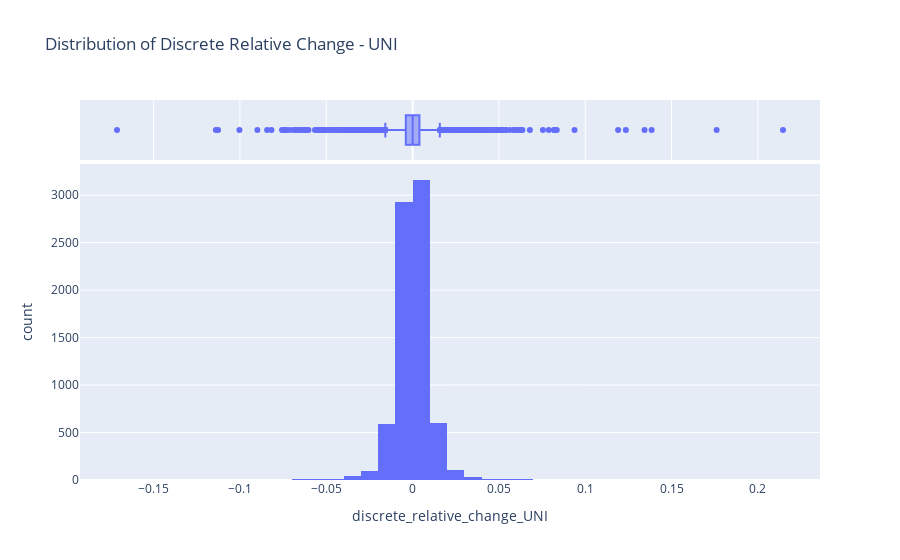
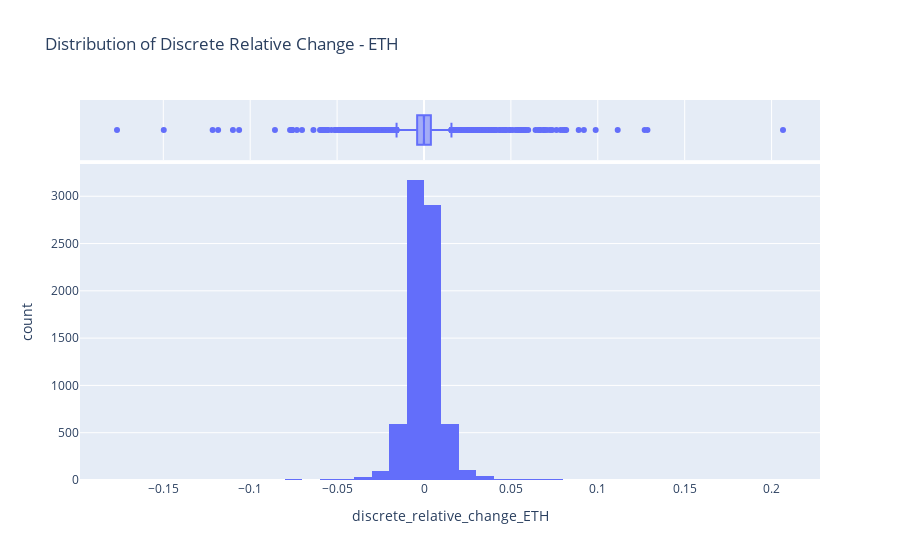

Notebook code cell kept with these figures, in order:
### Code cell
import pandas as pd
import plotly.express as px

# Read the CSV file
df = pd.read_csv('./data/uni_eth_06132024.csv')

# Sort the dataframe by 'block_number'
df.sort_values(by='block_number', inplace=True)

# Naming 
# pair0 = UNI, pair1 = ETH => (UNI,ETH)

# Calculate the discrete relative change for 'pair0_cost'
df['discrete_relative_change_UNI'] = df['pair0_cost'].diff() / df['pair0_cost'].shift(1)

# Calculate the discrete relative change for 'pair1_cost'
df['discrete_relative_change_ETH'] = df['pair1_cost'].diff() / df['pair1_cost'].shift(1)
# Display the dataframe


#df.head()

# Drop NaN values resulting from the diff and shift operations
df.dropna(inplace=True)

# Plot interactive distribution graphs
fig_UNI = px.histogram(df, x='discrete_relative_change_UNI', title='Distribution of Discrete Relative Change - UNI', marginal='box', nbins=50)
fig_ETH = px.histogram(df, x='discrete_relative_change_ETH', title='Distribution of Discrete Relative Change - ETH', marginal='box', nbins=50)

# Display the graphs
fig_UNI.show()
fig_ETH.show()

### Figure 1 — Plotly figure (JSON) as saved in the notebook; plotly's stock layout.template omitted (floating-point values rounded to 4 significant figures; data arrays with more than 128 entries replaced by an {"elided": "..."} marker saying what was removed)
{"data": [{"alignmentgroup": "True", "bingroup": "x", "hovertemplate": "discrete_relative_change_UNI=%{x}<br>count=%{y}<extra></extra>", "legendgroup": "", "marker": {"color": "#636efa", "pattern": {"shape": ""}}, "name": "", "nbinsx": 50, "offsetgroup": "", "orientation": "v", "showlegend": false, "type": "histogram", "x": {"elided": "7630 float values"}, "xaxis": "x", "yaxis": "y"}, {"alignmentgroup": "True", "hovertemplate": "discrete_relative_change_UNI=%{x}<extra></extra>", "legendgroup": "", "marker": {"color": "#636efa"}, "name": "", "notched": true, "offsetgroup": "", "showlegend": false, "type": "box", "x": {"elided": "7630 float values"}, "xaxis": "x2", "yaxis": "y2"}], "layout": {"barmode": "relative", "legend": {"tracegroupgap": 0}, "title": {"text": "Distribution of Discrete Relative Change - UNI"}, "xaxis": {"anchor": "y", "domain": [0, 1], "title": {"text": "discrete_relative_change_UNI"}}, "xaxis2": {"anchor": "y2", "domain": [0, 1], "matches": "x", "showgrid": true, "showticklabels": false}, "yaxis": {"anchor": "x", "domain": [0, 0.8316], "title": {"text": "count"}}, "yaxis2": {"anchor": "x2", "domain": [0.8416, 1], "matches": "y2", "showgrid": false, "showline": false, "showticklabels": false, "ticks": ""}}}

### Figure 2 — Plotly figure (JSON) as saved in the notebook; plotly's stock layout.template omitted (floating-point values rounded to 4 significant figures; data arrays with more than 128 entries replaced by an {"elided": "..."} marker saying what was removed)
{"data": [{"alignmentgroup": "True", "bingroup": "x", "hovertemplate": "discrete_relative_change_ETH=%{x}<br>count=%{y}<extra></extra>", "legendgroup": "", "marker": {"color": "#636efa", "pattern": {"shape": ""}}, "name": "", "nbinsx": 50, "offsetgroup": "", "orientation": "v", "showlegend": false, "type": "histogram", "x": {"elided": "7630 float values"}, "xaxis": "x", "yaxis": "y"}, {"alignmentgroup": "True", "hovertemplate": "discrete_relative_change_ETH=%{x}<extra></extra>", "legendgroup": "", "marker": {"color": "#636efa"}, "name": "", "notched": true, "offsetgroup": "", "showlegend": false, "type": "box", "x": {"elided": "7630 float values"}, "xaxis": "x2", "yaxis": "y2"}], "layout": {"barmode": "relative", "legend": {"tracegroupgap": 0}, "title": {"text": "Distribution of Discrete Relative Change - ETH"}, "xaxis": {"anchor": "y", "domain": [0, 1], "title": {"text": "discrete_relative_change_ETH"}}, "xaxis2": {"anchor": "y2", "domain": [0, 1], "matches": "x", "showgrid": true, "showticklabels": false}, "yaxis": {"anchor": "x", "domain": [0, 0.8316], "title": {"text": "count"}}, "yaxis2": {"anchor": "x2", "domain": [0.8416, 1], "matches": "y2", "showgrid": false, "showline": false, "showticklabels": false, "ticks": ""}}}
